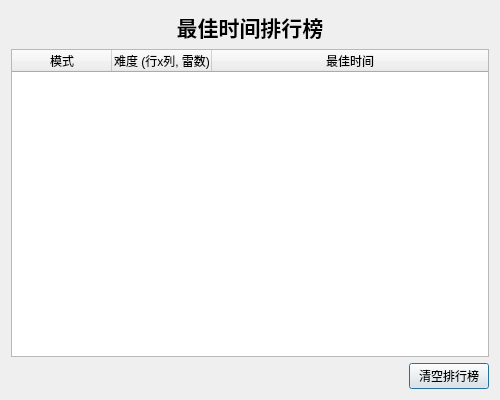
<?xml version="1.0" encoding="UTF-8"?>
<ui version="4.0">
    <class>HighScoreDialog</class>
    <widget class="QDialog" name="HighScoreDialog">
        <property name="geometry">
            <rect>
                <x>0</x>
                <y>0</y>
                <width>500</width>
                <height>400</height>
            </rect>
        </property>
        <property name="windowTitle">
            <string>扫雷排行榜</string>
        </property>
        <layout class="QVBoxLayout" name="verticalLayout">
            <item>
                <widget class="QLabel" name="label">
                    <property name="font">
                        <font>
                            <pointsize>16</pointsize>
                            <weight>75</weight>
                            <bold>true</bold>
                        </font>
                    </property>
                    <property name="text">
                        <string>最佳时间排行榜</string>
                    </property>
                    <property name="alignment">
                        <set>Qt::AlignCenter</set>
                    </property>
                </widget>
            </item>
            <item>
                <widget class="QTableWidget" name="highScoreTable">
                    <property name="editTriggers">
                        <set>QAbstractItemView::NoEditTriggers</set>
                    </property>
                    <property name="selectionMode">
                        <set>QAbstractItemView::NoSelection</set>
                    </property>
                    <attribute name="horizontalHeaderStretchLastSection">
                        <bool>true</bool>
                    </attribute>
                    <attribute name="verticalHeaderVisible">
                        <bool>false</bool>
                    </attribute>
                    <column>
                        <property name="text">
                            <string>模式</string>
                        </property>
                    </column>
                    <column>
                        <property name="text">
                            <string>难度 (行x列, 雷数)</string>
                        </property>
                    </column>
                    <column>
                        <property name="text">
                            <string>最佳时间</string>
                        </property>
                    </column>
                </widget>
            </item>
            <item>
                <layout class="QHBoxLayout" name="horizontalLayout">
                    <item>
                        <spacer name="horizontalSpacer">
                            <property name="orientation">
                                <enum>Qt::Horizontal</enum>
                            </property>
                            <property name="sizeHint" stdset="0">
                                <size>
                                    <width>40</width>
                                    <height>20</height>
                                </size>
                            </property>
                        </spacer>
                    </item>
                    <item>
                        <widget class="QPushButton" name="clearButton">
                            <property name="text">
                                <string>清空排行榜</string>
                            </property>
                        </widget>
                    </item>
                </layout>
            </item>
        </layout>
    </widget>
    <resources/>
    <slots>
        <slot>on_clearButton_clicked()</slot>
    </slots>
</ui>
